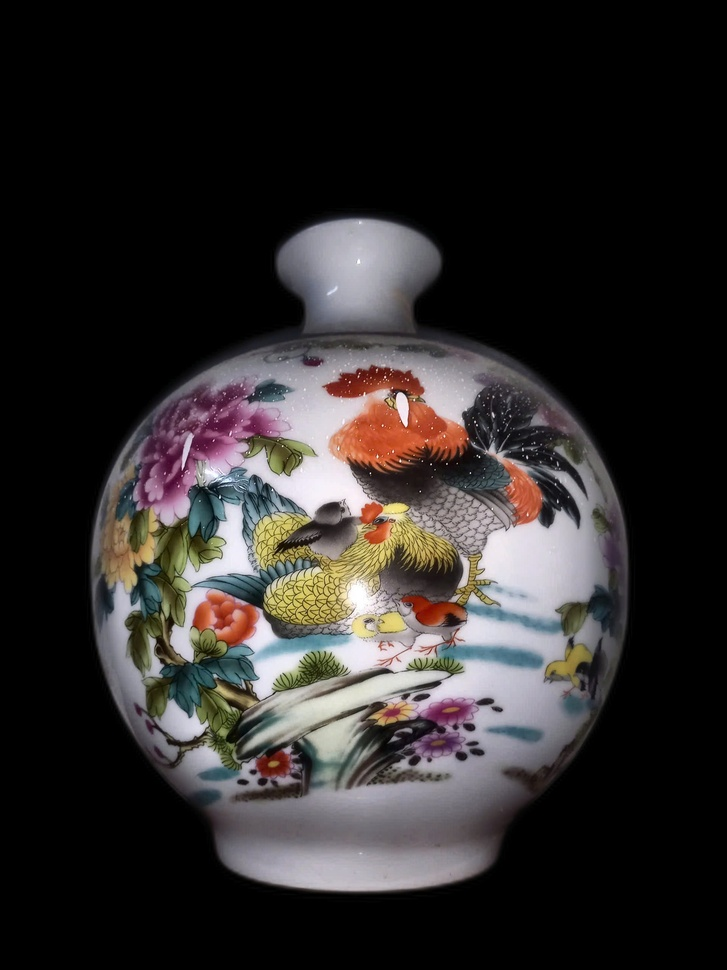
#> input picture Module4-main/image-damage-detection/images/1.jpg, 727 x 970 px, shrunk from 1920 x 2560 before the run, found by its file name
$ python test_edge_filtering.py
#> lines starting #> are read from the running program, lines starting #| are printed output that depends on the picture; after the words box and inside, x2 and y2 are one past the last pixel; in counts of white or black regions, pixels touching at a corner belong together
import cv2, numpy as np, os

p_img = cv2.imread(r'c:\Users\Admin\Documents\Module4-main\Module4-main\image-damage-detection\images\1.jpg')
#> p_img is the input picture: shape (970, 727, 3); mean B, G, R 42.2, 42.9, 46.4
p_gray = cv2.cvtColor(p_img, cv2.COLOR_BGR2GRAY)
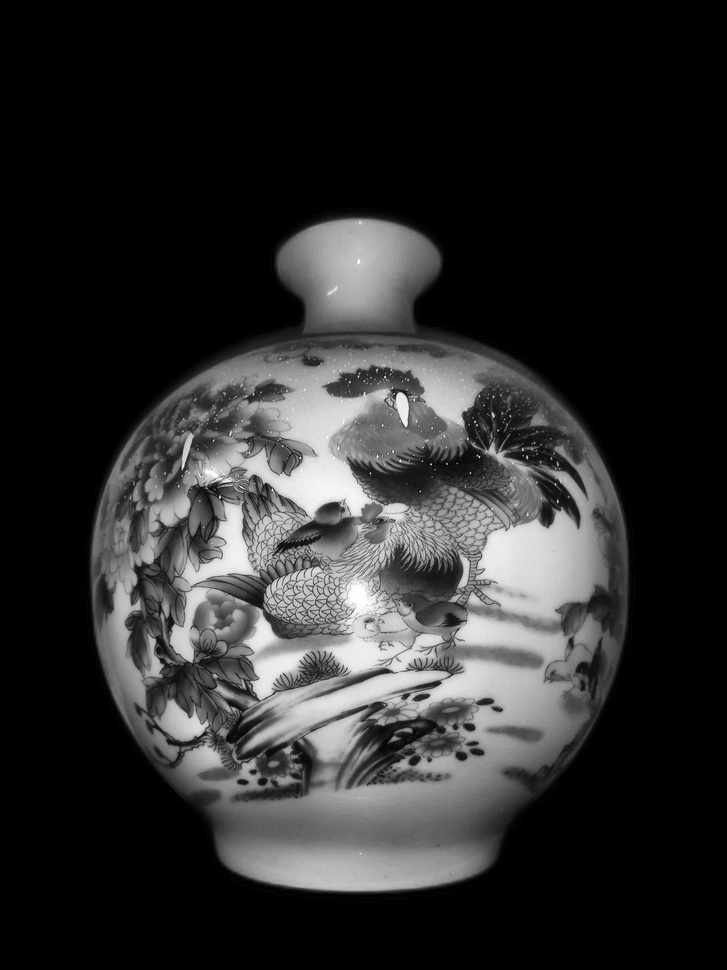
#> p_gray: shape (970, 727); min 0, max 255, mean 43.9

# Bilateral filter or median blur
p_med = cv2.medianBlur(p_gray, 3)

# Canny raw
p_edge_raw = cv2.Canny(p_med, 40, 110)
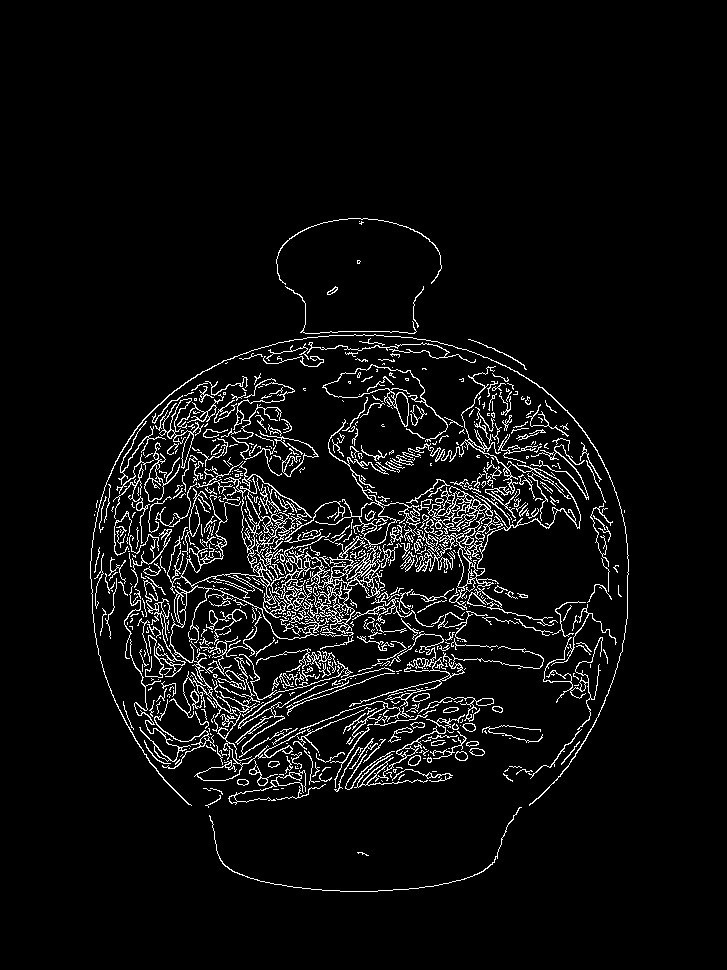
#> p_edge_raw: shape (970, 727); 5.3% white in thin lines or dots, all inside (x1, y1, x2, y2) = (90, 218, 629, 892)

def shape_aware_edge_filter(edge_mask, min_stroke_len=12, max_round_size=20):
    """
    Filters edge noise by distinguishing linear strokes from round glare/specks.
    - Preserves thin elongated strokes even if short (length >= min_stroke_len).
    - Removes small compact/round specks (aspect ratio < 2.0 and size < max_round_size).
    - Removes isolated tiny dust (< 6px).
    """
    num_labels, labels, stats, centroids = cv2.connectedComponentsWithStats(edge_mask, connectivity=8)
    clean_mask = np.zeros_like(edge_mask)

    kept_strokes = 0
    removed_round = 0
    removed_tiny = 0

    for lbl in range(1, num_labels):
        w = stats[lbl, cv2.CC_STAT_WIDTH]
        h = stats[lbl, cv2.CC_STAT_HEIGHT]
        area = stats[lbl, cv2.CC_STAT_AREA]
        diag = np.sqrt(w**2 + h**2)

        # 1. Tiny dust / isolated pixels (< 6px)
        if area < 6:
            removed_tiny += 1
            continue

        # 2. Aspect ratio / Elongation
        major = max(w, h)
        minor = max(min(w, h), 1)
        aspect = major / minor

        # If it is compact and small (round noise / specular ring)
        is_round_speck = (aspect < 2.0) and (diag <= max_round_size)
        if is_round_speck:
            removed_round += 1
            continue

        # If it has sufficient length or elongation -> it is a stroke!
        if diag >= min_stroke_len or area >= 25 or aspect >= 2.2:
            clean_mask[labels == lbl] = 255
            kept_strokes += 1
        else:
            removed_tiny += 1

    print(f'Shape-aware filter: Kept strokes={kept_strokes}, Removed round specks={removed_round}, Removed tiny dust={removed_tiny}')
    return clean_mask

# Compare current filter vs shape-aware filter
def current_filter(edge_mask, min_area=50, min_diag=35.0):
#> called with min_area = 50, min_diag = 35
    num_labels, labels, stats, _ = cv2.connectedComponentsWithStats(edge_mask, connectivity=8)
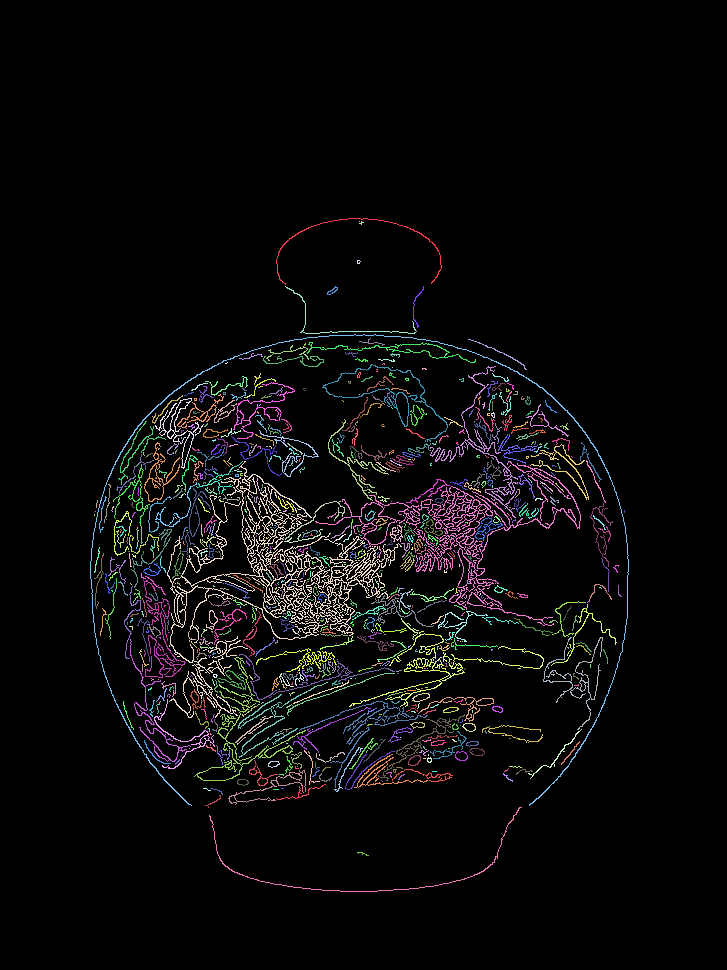
#> labels: shape (970, 727) int32; 752 distinct labels, from 0 to 751; one colour per label, 0 black
#> num_labels = 752; stats = 752 rows, first 6: [0, 0, 727, 970, 667734], [276, 218, 166, 67, 286], [359, 221, 1, 1, 1], [359, 221, 5, 4, 8], [357, 260, 4, 4, 10], [285, 286, 132, 48, 195]
    clean = np.zeros_like(edge_mask)
    for lbl in range(1, num_labels):
        w = stats[lbl, cv2.CC_STAT_WIDTH]
        h = stats[lbl, cv2.CC_STAT_HEIGHT]
        area = stats[lbl, cv2.CC_STAT_AREA]
        diag = np.sqrt(w**2 + h**2)
        if area >= min_area or diag >= min_diag:
            clean[labels == lbl] = 255
#> this loop made 751 passes
#> (w, h, area, diag) on passes 1, 5, 6: (166, 67, 286, 179), (132, 48, 195, 140.5), (11, 9, 34, 14.21)
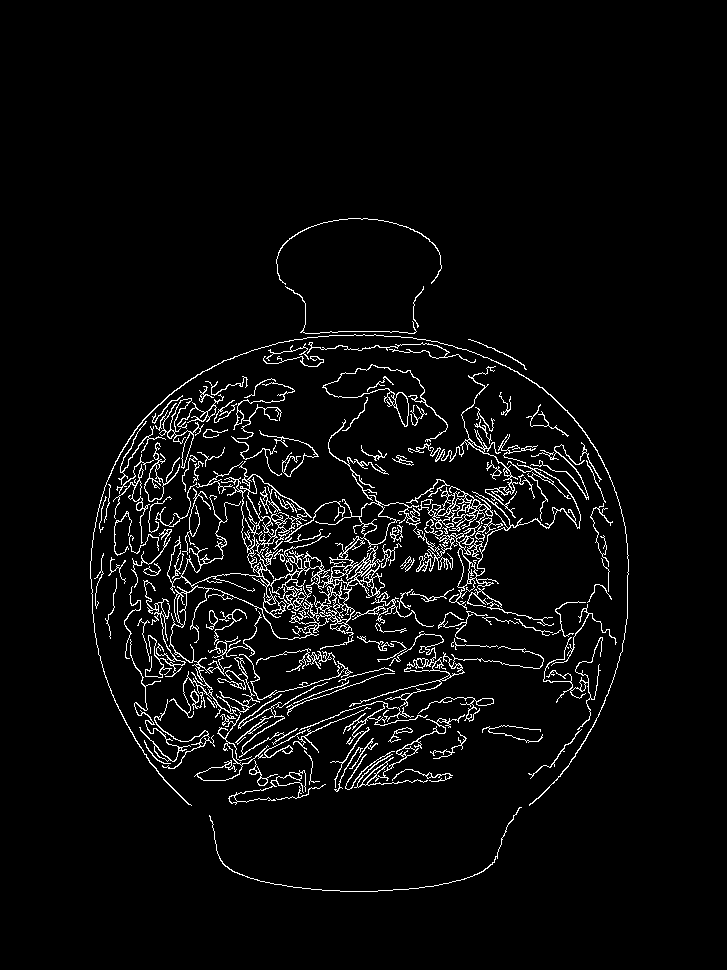
#> clean: shape (970, 727); 4.2% white in thin lines or dots, all inside (x1, y1, x2, y2) = (90, 218, 629, 892)
    return clean

c_cur = current_filter(p_edge_raw, min_area=50, min_diag=35.0)
c_new = shape_aware_edge_filter(p_edge_raw, min_stroke_len=14, max_round_size=18)
#> in shape_aware_edge_filter, `num_labels, labels, stats, centroids = cv2.connectedComponentsWithStat..`: num_labels = 752; centroids = 752 pairs, first value 94 to 624, second value 221 to 868.1
#> the loop in shape_aware_edge_filter, `for lbl in range(1, num_labels):` made 751 passes
#> (w, h, area, diag, major, minor, aspect, is_round_speck) on passes 1, 5, 6, 7, 8, 9, 10, 11, 12, 13, 14, 16: (166, 67, 286, 179, 166, 67, 2.48, False), (132, 48, 195, 140.5, 132, 48, 2.75, False), (11, 9, 34, 14.21, 11, 9, 1.22, True), (11, 42, 55, 43.42, 42, 11, 3.82, False), (539, 472, 1533, 716.5, 539, 472, 1.14, False), (26, 8, 33, 27.2, 26, 8, 3.25, False), (59, 31, 82, 66.65, 59, 31, 1.9, False), (43, 18, 93, 46.62, 43, 18, 2.39, False), (169, 21, 315, 170.3, 169, 21, 8.05, False), (24, 7, 31, 25, 24, 7, 3.43, False), (13, 5, 23, 13.93, 13, 5, 2.6, False), (61, 11, 126, 61.98, 61, 11, 5.55, False)
#> w on pass 36: 3
#> after the loop in shape_aware_edge_filter, `for lbl in range(1, num_labels):`:
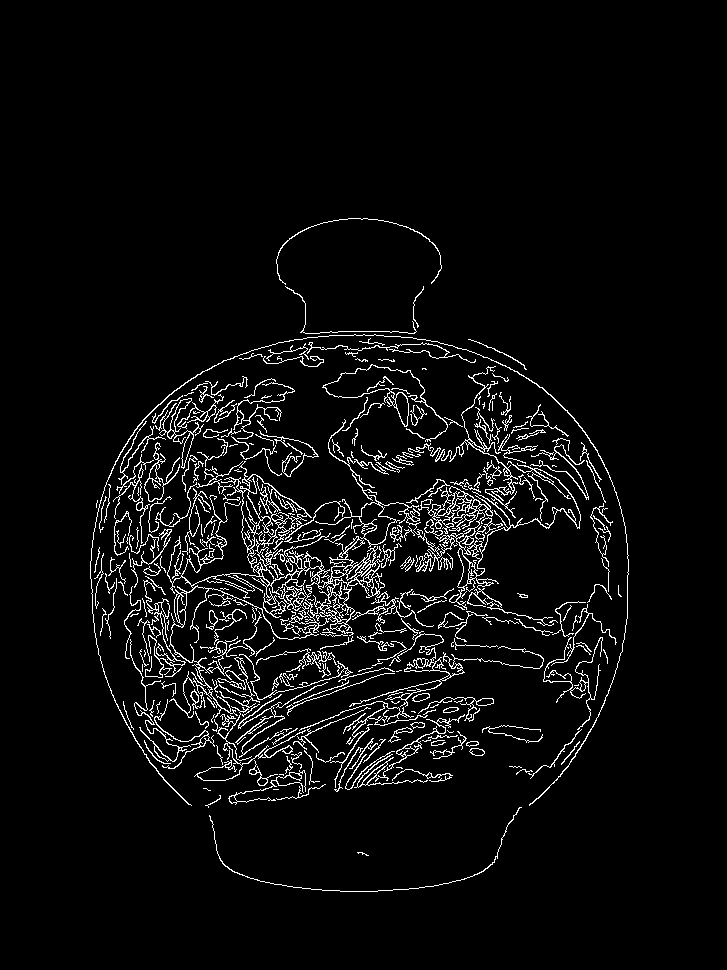
#> clean_mask: shape (970, 727); 4.7% white in thin lines or dots, all inside (x1, y1, x2, y2) = (90, 218, 629, 892)
#| Shape-aware filter: Kept strokes=296, Removed round specks=218, Removed tiny dust=237

out_dir = r'C:\Users\Admin\.gemini\antigravity\brain\d4e14bb1-53b4-4214-92b9-70b8003c37fd'
cv2.imwrite(os.path.join(out_dir, 'edge_current.png'), c_cur)
cv2.imwrite(os.path.join(out_dir, 'edge_shape_aware.png'), c_new)
print('Saved edge_current.png and edge_shape_aware.png to artifact directory.')

$ run again, with Module4-main/image-damage-detection/images/4.jpg copied over Module4-main/image-damage-detection/images/1.jpg
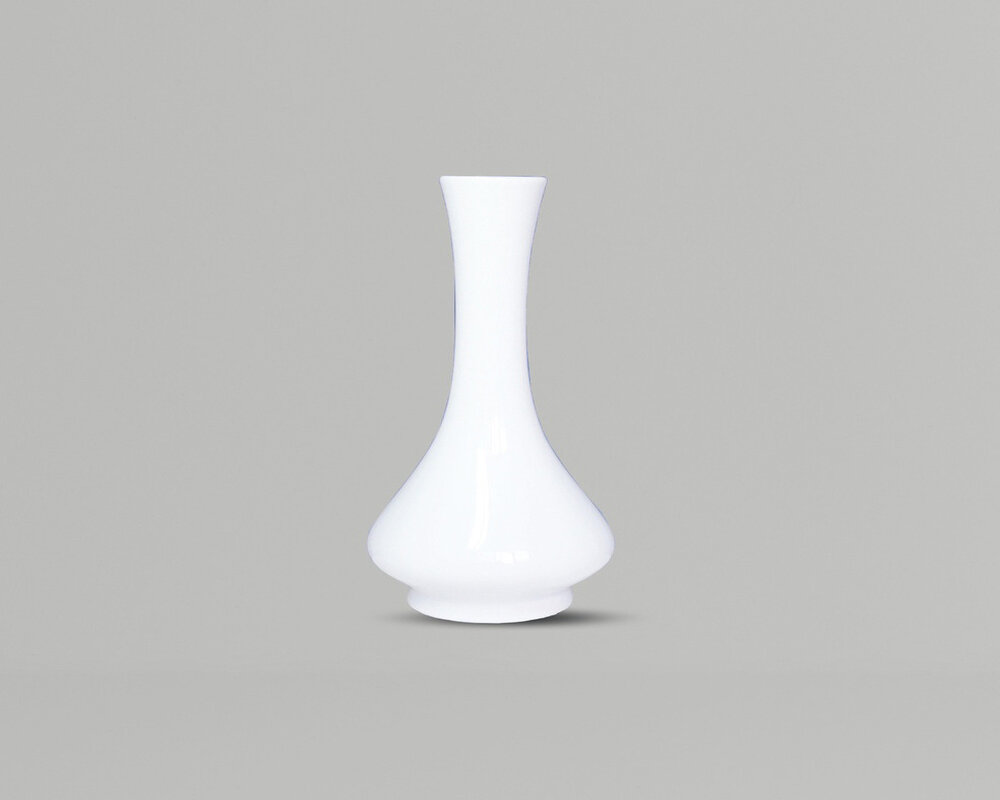
#> input picture Module4-main/image-damage-detection/images/4.jpg, 1000 x 800 px, found by its file name
#> p_img is the input picture: shape (800, 1000, 3); mean B, G, R 193.3, 194.8, 194.7
#> `p_edge_raw = cv2.Canny(p_med, 40, 110)`:
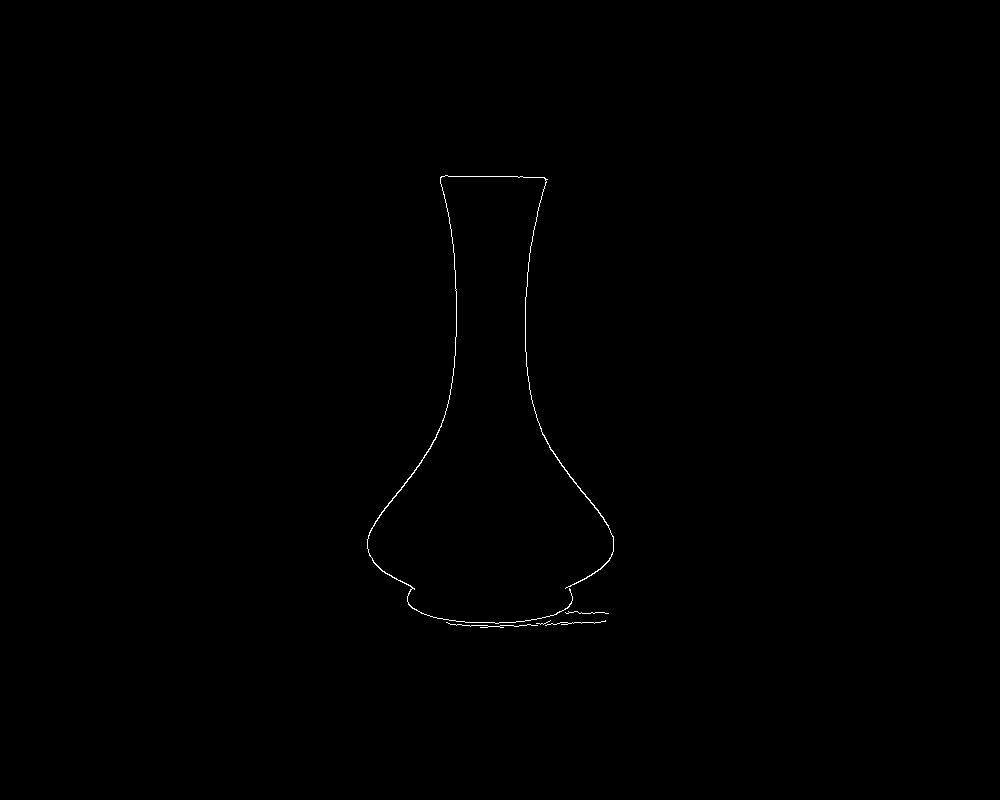
#> p_edge_raw: shape (800, 1000); 0.2% white in thin lines or dots, all inside (x1, y1, x2, y2) = (367, 175, 614, 628)
#> labels: shape (800, 1000) int32; 6 distinct labels, from 0 to 5
#> in current_filter, `num_labels, labels, stats, _ = cv2.connectedComponentsWithStats(edge_m..`: num_labels = 6; stats = [[0, 0, 1000, 800, 798396], [367, 175, 247, 449, 1371], [565, 611, 44, 3, 45], [536, 620, 15, 5, 15], [545, 620, 61, 6, 69], [446, 622, 92, 6, 104]]
#> the loop in current_filter, `for lbl in range(1, num_labels):` made 5 passes
#> (w, h, area, diag) on passes 1, 2, 4, 5: (247, 449, 1371, 512.5), (44, 3, 45, 44.1), (61, 6, 69, 61.29), (92, 6, 104, 92.2)
#> in shape_aware_edge_filter, `num_labels, labels, stats, centroids = cv2.connectedComponentsWithStat..`: num_labels = 6; centroids = [[499.5, 399.4], [490.3, 424.3], [586.1, 612.3], [543, 622.5], [574.3, 622.6], [491.3, 625.2]]
#> the loop in shape_aware_edge_filter, `for lbl in range(1, num_labels):` made 5 passes
#> (w, h, area, diag, major, minor, aspect) on passes 1, 2, 4, 5: (247, 449, 1371, 512.5, 449, 247, 1.82), (44, 3, 45, 44.1, 44, 3, 14.67), (61, 6, 69, 61.29, 61, 6, 10.17), (92, 6, 104, 92.2, 92, 6, 15.33)
#> after the loop in shape_aware_edge_filter, `for lbl in range(1, num_labels):`: kept_strokes = 5; removed_round = 0
#| Shape-aware filter: Kept strokes=5, Removed round specks=0, Removed tiny dust=0
